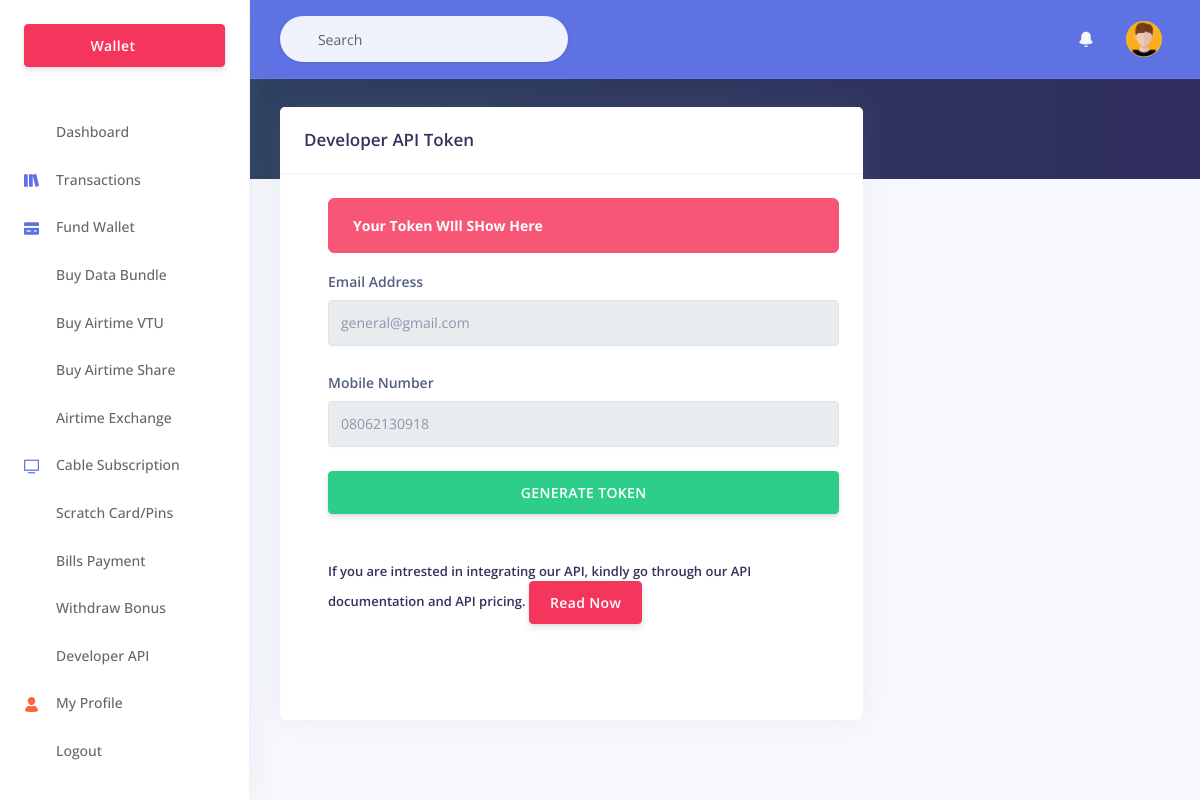
The page /0/Developer.php (signed in) on the database its author committed.
### tables this page shows
CREATE TABLE `users` (
  `id` int(11) NOT NULL,
  `firstname` varchar(255) NOT NULL,
  `lastname` varchar(100) NOT NULL,
  `refcode` varchar(255) NOT NULL,
  `referredby` varchar(255) NOT NULL,
  `mobile` varchar(255) NOT NULL,
  `email` varchar(255) NOT NULL,
  `password` varchar(255) NOT NULL,
  `us_wallets` varchar(255) NOT NULL DEFAULT '0',
  `us_bonus` int(10) NOT NULL,
  `block` varchar(255) NOT NULL DEFAULT '0',
  `sid` varchar(255) DEFAULT '0',
  `report` varchar(200) NOT NULL DEFAULT '0',
  `ceov` varchar(30) NOT NULL,
  `activate` int(10) NOT NULL,
  `LastLogin` varchar(255) DEFAULT '0',
  `emailR` varchar(255) NOT NULL DEFAULT 'general@gmail.com',
  `token` varchar(500) NOT NULL,
  `bank_name` varchar(100) NOT NULL,
  `account_name` varchar(100) NOT NULL,
  `account_number` varchar(100) NOT NULL,
  `gen_bank` varchar(100) NOT NULL,
  `ref` varchar(100) NOT NULL,
  `reg_active` int(1) NOT NULL,
  `reg_date` varchar(100) NOT NULL,
  `wema` varchar(25) NOT NULL,
  `sterling` varchar(25) NOT NULL,
  `monie` varchar(25) NOT NULL
);

### 0/session.php (called while the page is built, shortened)
<?php
require("../config.php");
$ch_ss=mysqli_query($db, "SELECT * FROM users WHERE emailR='".$_SESSION['email']."' AND sid='".$_SESSION['sid']."'");
    if (mysqli_num_rows($ch_ss)<1){
        session_unset();
        session_destroy();
        header("location:login");
    }
    else{
        while ($data=mysqli_fetch_array($ch_ss, MYSQLI_ASSOC)) {
            $email=$data['emailR'];
            $mobile=$data['mobile'];
            $token=$data['token'];
        }
}
?>

### config.php (called while the page is built, shortened)
<?php
$mainpage = "https://olampaysub.com";
?>

### 0/Developer.php (the view, shortened to what this page needs)
<?php require("header.php"); ?>
<?php require("menu.php"); ?>
<?php require("navbar.php"); ?>
    <div class="header pb-6 d-flex align-items-center" style="min-height: 100px;">
    </div>
    <div class="container-fluid mt--6">
      <div class="row">
        <div class="col-xl-8 order-xl-1">
          <div class="card">
            <div class="card-header">
              <div class="row align-items-center">
                <div class="col-8">
                  <h3 class="mb-0">Developer API Token </h3>
                </div>
              </div>
            </div>
            <div class="card-body">
      <?php
      if ($token=="" || strlen($token)<10){
    $TB=' <button class="btn btn-success btn-block" id="withbtn">GENERATE TOKEN</button>';
    $TT='Your Token WIll SHow Here';
      }
      else{
     $TB=' <button class="btn btn-danger btn-block" disabled="disabled">USE ABOVE TOKEN</button>';
     $TT=$token;
      }
      ?>
                <div class="pl-lg-4" id="PanelBoard">
               <div class="alert alert-danger"> <b> <?php echo $TT; ?> </b> </div>
                  <div class="row">
                    <div class="col-md-12">
                      <div class="form-group">
                        <label class="form-control-label" for="input-email">Email Address</label>
                        <input type="text" name="email_token"  disabled="disabled" value="<?php echo $email; ?>" class="textinput textInput form-control" required id="email_token">
                      </div>
                    </div>
                  </div>
                   <div class="row">
                    <div class="col-md-12">
                      <div class="form-group">
                        <label class="form-control-label" for="input-amount">Mobile Number</label>
                         <input type="text" value="<?php echo $mobile; ?>"  name="mobile" required="required" class="textinput textInput form-control" id="mobile" readonly="readonly">
                      </div>
                    </div>
                  </div>
                    <div class="row">
                    <div class="col-md-12">
                      <div class="form-group">
                   <?php echo $TB; ?>
                    <br/>
                    <br/>
                    <h5>If you are intrested in integrating our API, kindly go through our API documentation and API pricing. <a href="<?php echo $mainpage; ?>/documentation" target="_blank"><button class="btn btn-danger">Read Now</button></a></h5>
                      </div>
                    </div>
                    </div>
                    <br>
                    <br>
                  </div>
                </div>
            </div>
          </div>
        </div>
      </div>
<?php require("footer.php"); ?>

### rows shown on the page
users: token "Your Token WIll SHow Here", email_token "general@gmail.com", mobile "08062130918"
